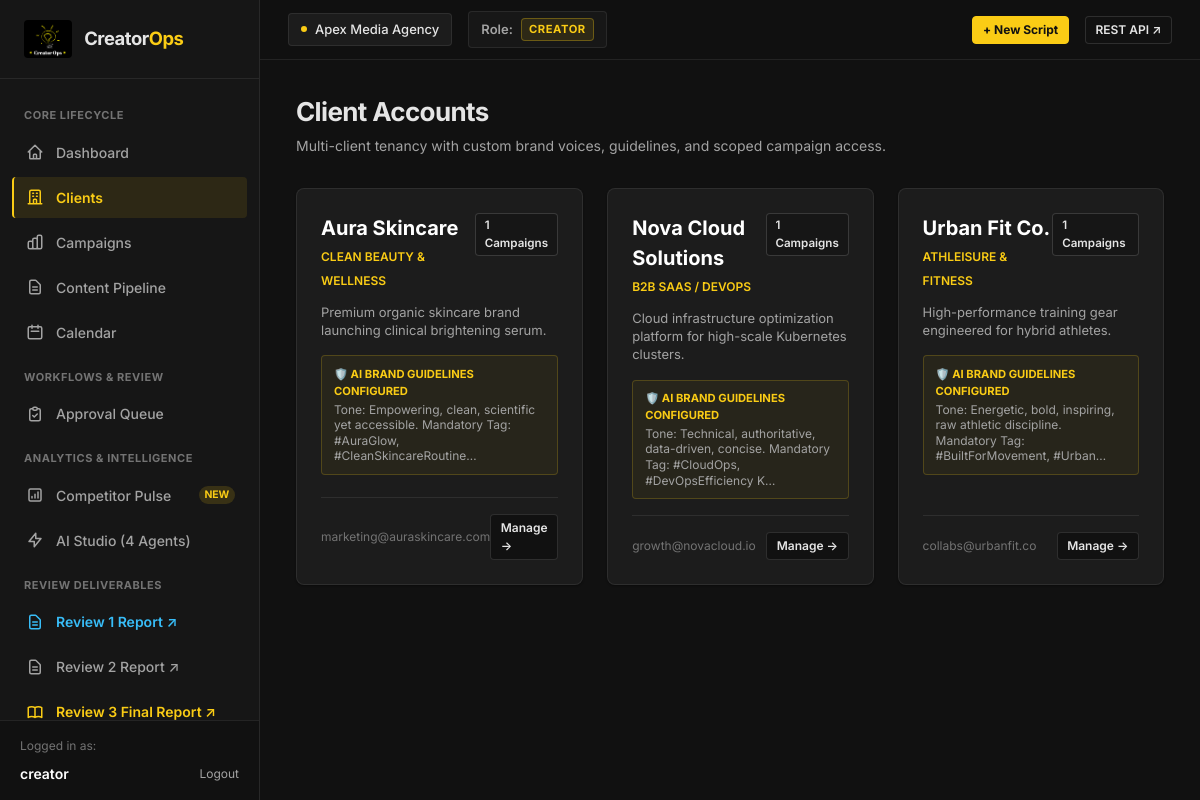
/clients/ (signed in), run on the app's committed database.
### workspaces/models.py (models this page shows, shortened)
class Workspace(models.Model):
    name = models.CharField(max_length=255)
    slug = models.SlugField(max_length=255, unique=True, blank=True)
    description = models.TextField(blank=True, default="")
    created_at = models.DateTimeField(auto_now_add=True)
    updated_at = models.DateTimeField(auto_now=True)
    class Meta:
        ordering = ["name"]

class Membership(models.Model):
    class Role(models.TextChoices):
        ADMIN = "ADMIN", "Agency Admin"
        CREATOR = "CREATOR", "Creator"
        MANAGER = "MANAGER", "Manager / Reviewer"
        CLIENT_REVIEWER = "CLIENT_REVIEWER", "Client Reviewer"
    user = models.ForeignKey(User, on_delete=models.CASCADE, related_name="memberships")
    workspace = models.ForeignKey(Workspace, on_delete=models.CASCADE, related_name="memberships")
    role = models.CharField(max_length=20, choices=Role.choices, default=Role.CREATOR)
    created_at = models.DateTimeField(auto_now_add=True)
    class Meta:
        unique_together = ("user", "workspace")
        ordering = ["-created_at"]

### clients/models.py (models this page shows, shortened)
class Client(models.Model):
    workspace = models.ForeignKey(Workspace, on_delete=models.CASCADE, related_name="clients")
    name = models.CharField(max_length=255)
    contact_email = models.EmailField(blank=True, default="")
    industry = models.CharField(max_length=100, blank=True, default="")
    company_notes = models.TextField(blank=True, default="")
    brand_guidelines = models.TextField(
        blank=True,
        default="",
        help_text="Brand voice, required hashtags, compliance rules used by the AI Script Review Agent."
    )
    created_at = models.DateTimeField(auto_now_add=True)
    updated_at = models.DateTimeField(auto_now=True)
    class Meta:
        ordering = ["name"]
        unique_together = ("workspace", "name")

### clients/views.py (the view)
# urls.py: path("", views.client_list, name="list"),
@workspace_required
def client_list(request):
    clients = Client.objects.filter(workspace=request.workspace).prefetch_related("campaigns")
    return render(request, "clients/list.html", {"clients": clients})

### workspaces/context_processors.py (called while the page is built, shortened)
def workspace_context(request):
    memberships = Membership.objects.filter(user=request.user).select_related("workspace")
    active_ws_id = request.session.get("active_workspace_id")
    active_membership = None
    if active_ws_id:
        active_membership = memberships.filter(workspace_id=active_ws_id).first()
    if not active_membership and memberships.exists():
        active_membership = memberships.first()
        request.session["active_workspace_id"] = active_membership.workspace.id
    if active_membership:
        return {
            "active_workspace": active_membership.workspace,
            "user_role": active_membership.role,
            "user_role_label": active_membership.get_role_display(),
            "user_memberships": memberships,
        }

### workspaces/permissions.py (called while the page is built)
def get_active_workspace(request):
    if not request.user.is_authenticated:
        return None
    ws_id = request.session.get("active_workspace_id")
    if ws_id:
        membership = Membership.objects.filter(user=request.user, workspace_id=ws_id).select_related("workspace").first()
        if membership:
            return membership.workspace
    first_membership = Membership.objects.filter(user=request.user).select_related("workspace").first()
    if first_membership:
        request.session["active_workspace_id"] = first_membership.workspace.id
        return first_membership.workspace
    return None

def get_membership(user, workspace):
    if not user.is_authenticated or not workspace:
        return None
    return Membership.objects.filter(user=user, workspace=workspace).first()

def workspace_required(view_func):
    @wraps(view_func)
    def _wrapped_view(request, *args, **kwargs):
        if not request.user.is_authenticated:
            return redirect("accounts:login")
        ws = get_active_workspace(request)
        if not ws:
            messages.warning(request, "Please create or join a workspace to continue.")
            return redirect("workspaces:create")
        request.workspace = ws
        request.membership = get_membership(request.user, ws)
        return view_func(request, *args, **kwargs)
    return _wrapped_view

### templates/clients/list.html (shortened to what this page needs)
{% extends "base.html" %}
{% block content %}
<div class="page-header">
    <div>
        <h1 class="page-title">Client Accounts</h1>
        <p class="page-subtitle">Multi-client tenancy with custom brand voices, guidelines, and scoped campaign access.</p>
    </div>
</div>
<div class="grid-3">
    {% for client in clients %}
    <div class="card" style="display: flex; flex-direction: column; justify-content: space-between;">
        <div>
            <div style="display: flex; justify-content: space-between; align-items: flex-start; margin-bottom: 0.75rem;">
                <div>
                    <h2 style="font-size: 1.25rem; font-weight: 700; color: #fff;">{{ client.name }}</h2>
                    <span style="font-size: 0.75rem; color: var(--primary); font-weight: 600; text-transform: uppercase;">{{ client.industry|default:"General Brand" }}</span>
                </div>
                <span class="badge badge-scheduled">{{ client.campaigns.count }} Campaigns</span>
            </div>
            <p style="font-size: 0.8125rem; color: var(--text-muted); margin-bottom: 1rem; line-height: 1.4;">
                {{ client.company_notes|truncatewords:20|default:"No company notes recorded." }}
            </p>
            {% if client.brand_guidelines %}
            <div style="background: rgba(250, 204, 21, 0.05); border: 1px solid rgba(250, 204, 21, 0.2); border-radius: var(--radius-sm); padding: 0.6rem 0.75rem; margin-bottom: 1rem;">
                <div style="font-size: 0.7rem; font-weight: 700; color: #FACC15; text-transform: uppercase; margin-bottom: 2px;">
                    🛡️ AI Brand Guidelines Configured
                </div>
                <div style="font-size: 0.75rem; color: var(--text-muted); line-height: 1.3;">
                    {{ client.brand_guidelines|truncatechars:100 }}
                </div>
            </div>
            {% endif %}
        </div>
        <div style="display: flex; justify-content: space-between; align-items: center; padding-top: 1rem; border-top: 1px solid var(--border-color);">
            <span style="font-size: 0.75rem; color: var(--text-dim);">{{ client.contact_email|default:"No email" }}</span>
            <div style="display: flex; gap: 0.5rem;">
                <a href="{% url 'clients:detail' client.id %}" class="btn btn-secondary btn-sm">Manage &rarr;</a>
            </div>
        </div>
    </div>
    {% endfor %}
</div>
{% endblock %}

### templates/base.html (shortened to what this page needs)
{% load static %}
<!DOCTYPE html>
<html lang="en">
<head>
    <link rel="stylesheet" href="{% static 'css/style.css' %}">
</head>
<body>
    <div class="app-layout">
        <aside class="sidebar">
            <div class="sidebar-header">
                <a href="{% url 'dashboard' %}" class="brand-logo">
                    <img src="{% static 'img/logo.png' %}" alt="CreatorOps Logo" style="height: 38px; width: auto; object-fit: contain; border-radius: 4px;">
                    <span>Creator<span>Ops</span></span>
                </a>
            </div>
            <nav class="sidebar-nav">
                <div class="nav-section-title">Core Lifecycle</div>
                <a href="{% url 'dashboard' %}" class="nav-link {% if request.resolver_match.url_name == 'dashboard' %}active{% endif %}">
                    <svg width="18" height="18" fill="none" viewBox="0 0 24 24" stroke="currentColor">
                        <path stroke-linecap="round" stroke-linejoin="round" stroke-width="2" d="M3 12l2-2m0 0l7-7 7 7M5 10v10a1 1 0 001 1h3m10-11l2 2m-2-2v10a1 1 0 01-1 1h-3m-6 0a1 1 0 001-1v-4a1 1 0 011-1h2a1 1 0 011 1v4a1 1 0 001 1m-6 0h6"/>
                    </svg>
                    <span>Dashboard</span>
                </a>
                <a href="{% url 'clients:list' %}" class="nav-link {% if 'clients' in request.path %}active{% endif %}">
                    <svg width="18" height="18" fill="none" viewBox="0 0 24 24" stroke="currentColor">
                        <path stroke-linecap="round" stroke-linejoin="round" stroke-width="2" d="M19 21V5a2 2 0 00-2-2H7a2 2 0 00-2 2v16m14 0h2m-2 0h-5m-9 0H3m2 0h5M9 7h1m-1 4h1m4-4h1m-1 4h1m-5 10v-5a1 1 0 011-1h2a1 1 0 011 1v5m-4 0h4"/>
                    </svg>
                    <span>Clients</span>
                </a>
                <a href="{% url 'campaigns:list' %}" class="nav-link {% if 'campaigns' in request.path %}active{% endif %}">
                    <span>Campaigns</span>
                </a>
                <a href="{% url 'content:list' %}" class="nav-link {% if 'content' in request.path and 'calendar' not in request.path %}active{% endif %}">
                    <svg width="18" height="18" fill="none" viewBox="0 0 24 24" stroke="currentColor">
                        <path stroke-linecap="round" stroke-linejoin="round" stroke-width="2" d="M9 12h6m-6 4h6m2 5H7a2 2 0 01-2-2V5a2 2 0 012-2h5.586a1 1 0 01.707.293l5.414 5.414a1 1 0 01.293.707V19a2 2 0 01-2 2z"/>
                    </svg>
                    <span>Content Pipeline</span>
                </a>
                <a href="{% url 'content:calendar' %}" class="nav-link {% if 'calendar' in request.path %}active{% endif %}">
                    <svg width="18" height="18" fill="none" viewBox="0 0 24 24" stroke="currentColor">
                        <path stroke-linecap="round" stroke-linejoin="round" stroke-width="2" d="M8 7V3m8 4V3m-9 8h10M5 21h14a2 2 0 002-2V7a2 2 0 00-2-2H5a2 2 0 00-2 2v12a2 2 0 002 2z"/>
                    </svg>
                    <span>Calendar</span>
                </a>
                <div class="nav-section-title">Workflows & Review</div>
                <a href="{% url 'approvals:queue' %}" class="nav-link {% if 'approvals' in request.path %}active{% endif %}">
                    <svg width="18" height="18" fill="none" viewBox="0 0 24 24" stroke="currentColor">
                        <path stroke-linecap="round" stroke-linejoin="round" stroke-width="2" d="M9 5H7a2 2 0 00-2 2v12a2 2 0 002 2h10a2 2 0 002-2V7a2 2 0 00-2-2h-2M9 5a2 2 0 002 2h2a2 2 0 002-2M9 5a2 2 0 012-2h2a2 2 0 012 2m-6 9l2 2 4-4"/>
                    </svg>
                    <span>Approval Queue</span>
                </a>
                {% if user_role in "ADMIN,MANAGER,CREATOR" %}
                <div class="nav-section-title">Analytics & Intelligence</div>
                <a href="{% url 'analytics:competitors' %}" class="nav-link {% if 'competitors' in request.path %}active{% endif %}">
                    <svg width="18" height="18" fill="none" viewBox="0 0 24 24" stroke="currentColor">
                        <path stroke-linecap="round" stroke-linejoin="round" stroke-width="2" d="M16 8v8m-4-5v5m-4-2v2m-2 4h12a2 2 0 002-2V6a2 2 0 00-2-2H6a2 2 0 00-2 2v12a2 2 0 002 2z"/>
                    </svg>
                    <span>Competitor Pulse</span>
                    <span style="margin-left: auto; font-size: 0.65rem; background: rgba(250, 204, 21, 0.15); color: #FACC15; padding: 0.1rem 0.35rem; border-radius: 9999px; font-weight: 700;">NEW</span>
                </a>
                <a href="{% url 'analytics:agents' %}" class="nav-link {% if 'agents' in request.path %}active{% endif %}">
                    <svg width="18" height="18" fill="none" viewBox="0 0 24 24" stroke="currentColor">
                        <path stroke-linecap="round" stroke-linejoin="round" stroke-width="2" d="M13 10V3L4 14h7v7l9-11h-7z"/>
                    </svg>
                    <span>AI Studio (4 Agents)</span>
                </a>
                {% endif %}
                <div class="nav-section-title">Review Deliverables</div>
                <a href="/reports/review1/" target="_blank" class="nav-link" style="color: #38BDF8; font-weight: 600;">
                    <svg width="18" height="18" fill="none" viewBox="0 0 24 24" stroke="currentColor">
                        <path stroke-linecap="round" stroke-linejoin="round" stroke-width="2" d="M9 12h6m-6 4h6m2 5H7a2 2 0 01-2-2V5a2 2 0 012-2h5.586a1 1 0 01.707.293l5.414 5.414a1 1 0 01.293.707V19a2 2 0 01-2 2z"/>
                    </svg>
                    <span>Review 1 Report ↗</span>
                </a>
                <a href="/reports/review2/" target="_blank" class="nav-link">
                    <svg width="18" height="18" fill="none" viewBox="0 0 24 24" stroke="currentColor">
                        <path stroke-linecap="round" stroke-linejoin="round" stroke-width="2" d="M9 12h6m-6 4h6m2 5H7a2 2 0 01-2-2V5a2 2 0 012-2h5.586a1 1 0 01.707.293l5.414 5.414a1 1 0 01.293.707V19a2 2 0 01-2 2z"/>
                    </svg>
                    <span>Review 2 Report ↗</span>
                </a>
                <a href="/reports/review3/" target="_blank" class="nav-link" style="color: #FACC15; font-weight: 600;">
                    <span>Review 3 Final Report ↗</span>
                </a>
            </nav>
            <div class="sidebar-footer">
                <div style="font-size: 0.75rem; color: var(--text-dim); margin-bottom: 0.5rem;">Logged in as:</div>
                <div style="display: flex; align-items: center; justify-content: space-between;">
                    <span style="font-weight: 600; font-size: 0.875rem; color: #fff;">{{ request.user.username }}</span>
                    <a href="{% url 'accounts:logout' %}" style="color: var(--text-muted); font-size: 0.75rem; text-decoration: none;">Logout</a>
                </div>
            </div>
        </aside>
        <div class="main-wrapper">
            <header class="topbar">
                <div class="topbar-left">
                    {% if active_workspace %}
                    <div class="workspace-badge">
                        <span class="dot"></span>
                        <span>{{ active_workspace.name }}</span>
                    </div>
                    {% endif %}
                    <div class="role-switcher-banner" style="background: rgba(255,255,255,0.03); border: 1px solid var(--border-color); padding: 0.35rem 0.75rem; border-radius: var(--radius-sm);">
                        <span style="color:var(--text-muted); font-weight:600; font-size:0.8125rem;">Role:</span>
                        <span class="role-tag {{ user_role }}">{{ user_role_label|default:user_role }}</span>
                    </div>
                </div>
                <div class="topbar-right">
                    {% if user_role in "ADMIN,MANAGER,CREATOR" %}
                    <a href="{% url 'content:create' %}" class="btn btn-primary btn-sm">
                        <span>+ New Script</span>
                    </a>
                    {% endif %}
                    <a href="/api/" target="_blank" class="btn btn-secondary btn-sm" title="Explore DRF REST APIs">
                        <span>REST API ↗</span>
                    </a>
                </div>
            </header>
            <main class="page-container">
                {% block content %}{% endblock %}
            </main>
        </div>
    </div>
</body>
</html>

### data on the page
Workspace: name "Apex Media Agency"
Membership: role "CREATOR"
Client: name "Aura Skincare", industry "CLEAN BEAUTY & WELLNESS", campaigns.count "1", company_notes "Premium organic skincare brand launching clinical brightening serum.", brand_guidelines "Tone: Empowering, clean, scientific yet accessible. Mandatory Tag: #AuraGlow, #CleanSkincareRoutine…", contact_email "marketing@auraskincare.com"
Client: name "Nova Cloud Solutions", industry "B2B SAAS / DEVOPS", campaigns.count "1", company_notes "Cloud infrastructure optimization platform for high-scale Kubernetes clusters.", brand_guidelines "Tone: Technical, authoritative, data-driven, concise. Mandatory Tag: #CloudOps, #DevOpsEfficiency K…", contact_email "growth@novacloud.io"
Client: name "Urban Fit Co.", industry "ATHLEISURE & FITNESS", campaigns.count "1", company_notes "High-performance training gear engineered for hybrid athletes.", brand_guidelines "Tone: Energetic, bold, inspiring, raw athletic discipline. Mandatory Tag: #BuiltForMovement, #Urban…", contact_email "collabs@urbanfit.co"

### other printed values
{{ request.user.username }} "creator"
